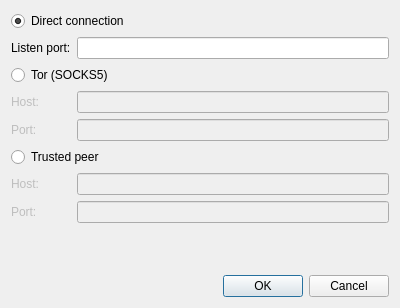
<?xml version="1.0" encoding="UTF-8"?>
<ui version="4.0">
 <class>Dialog</class>
 <widget class="QDialog" name="Dialog">
  <property name="geometry">
   <rect>
    <x>0</x>
    <y>0</y>
    <width>400</width>
    <height>308</height>
   </rect>
  </property>
  <property name="windowTitle">
   <string>Network Configuration</string>
  </property>
  <layout class="QVBoxLayout" name="verticalLayout">
   <item>
    <layout class="QFormLayout" name="formLayout_2">
     <property name="fieldGrowthPolicy">
      <enum>QFormLayout::AllNonFixedFieldsGrow</enum>
     </property>
     <item row="2" column="0" colspan="2">
      <widget class="QRadioButton" name="raNone">
       <property name="text">
        <string>Direct connection</string>
       </property>
       <property name="checked">
        <bool>true</bool>
       </property>
      </widget>
     </item>
     <item row="3" column="0">
      <widget class="QLabel" name="laListen">
       <property name="text">
        <string>Listen port:</string>
       </property>
      </widget>
     </item>
     <item row="3" column="1">
      <widget class="QLineEdit" name="liListen"/>
     </item>
     <item row="4" column="0" colspan="2">
      <widget class="QRadioButton" name="raTor">
       <property name="text">
        <string>Tor (SOCKS5)</string>
       </property>
      </widget>
     </item>
     <item row="5" column="0">
      <widget class="QLabel" name="laHost">
       <property name="enabled">
        <bool>false</bool>
       </property>
       <property name="text">
        <string>Host:</string>
       </property>
      </widget>
     </item>
     <item row="5" column="1">
      <widget class="QLineEdit" name="liHost">
       <property name="enabled">
        <bool>false</bool>
       </property>
      </widget>
     </item>
     <item row="6" column="0">
      <widget class="QLabel" name="laPort">
       <property name="enabled">
        <bool>false</bool>
       </property>
       <property name="text">
        <string>Port:</string>
       </property>
      </widget>
     </item>
     <item row="6" column="1">
      <widget class="QLineEdit" name="liPort">
       <property name="enabled">
        <bool>false</bool>
       </property>
      </widget>
     </item>
     <item row="7" column="0" colspan="2">
      <widget class="QRadioButton" name="raTrusted">
       <property name="text">
        <string>Trusted peer</string>
       </property>
      </widget>
     </item>
     <item row="8" column="1">
      <widget class="QLineEdit" name="liTrustedHost">
       <property name="enabled">
        <bool>false</bool>
       </property>
      </widget>
     </item>
     <item row="9" column="1">
      <widget class="QLineEdit" name="liTrustedPort">
       <property name="enabled">
        <bool>false</bool>
       </property>
      </widget>
     </item>
     <item row="9" column="0">
      <widget class="QLabel" name="laTrustedPort">
       <property name="enabled">
        <bool>false</bool>
       </property>
       <property name="text">
        <string>Port:</string>
       </property>
      </widget>
     </item>
     <item row="8" column="0">
      <widget class="QLabel" name="laTrustedHost">
       <property name="enabled">
        <bool>false</bool>
       </property>
       <property name="text">
        <string>Host:</string>
       </property>
      </widget>
     </item>
    </layout>
   </item>
   <item>
    <widget class="QDialogButtonBox" name="buttonBox">
     <property name="standardButtons">
      <set>QDialogButtonBox::Cancel|QDialogButtonBox::Ok</set>
     </property>
    </widget>
   </item>
  </layout>
 </widget>
 <resources/>
 <connections>
  <connection>
   <sender>buttonBox</sender>
   <signal>accepted()</signal>
   <receiver>Dialog</receiver>
   <slot>accept()</slot>
   <hints>
    <hint type="sourcelabel">
     <x>248</x>
     <y>254</y>
    </hint>
    <hint type="destinationlabel">
     <x>157</x>
     <y>274</y>
    </hint>
   </hints>
  </connection>
  <connection>
   <sender>buttonBox</sender>
   <signal>rejected()</signal>
   <receiver>Dialog</receiver>
   <slot>reject()</slot>
   <hints>
    <hint type="sourcelabel">
     <x>316</x>
     <y>260</y>
    </hint>
    <hint type="destinationlabel">
     <x>286</x>
     <y>274</y>
    </hint>
   </hints>
  </connection>
  <connection>
   <sender>raTor</sender>
   <signal>toggled(bool)</signal>
   <receiver>liHost</receiver>
   <slot>setEnabled(bool)</slot>
   <hints>
    <hint type="sourcelabel">
     <x>199</x>
     <y>60</y>
    </hint>
    <hint type="destinationlabel">
     <x>218</x>
     <y>91</y>
    </hint>
   </hints>
  </connection>
  <connection>
   <sender>raTor</sender>
   <signal>toggled(bool)</signal>
   <receiver>liPort</receiver>
   <slot>setEnabled(bool)</slot>
   <hints>
    <hint type="sourcelabel">
     <x>199</x>
     <y>60</y>
    </hint>
    <hint type="destinationlabel">
     <x>218</x>
     <y>124</y>
    </hint>
   </hints>
  </connection>
  <connection>
   <sender>raTor</sender>
   <signal>toggled(bool)</signal>
   <receiver>laHost</receiver>
   <slot>setEnabled(bool)</slot>
   <hints>
    <hint type="sourcelabel">
     <x>199</x>
     <y>60</y>
    </hint>
    <hint type="destinationlabel">
     <x>25</x>
     <y>91</y>
    </hint>
   </hints>
  </connection>
  <connection>
   <sender>raTor</sender>
   <signal>toggled(bool)</signal>
   <receiver>laPort</receiver>
   <slot>setEnabled(bool)</slot>
   <hints>
    <hint type="sourcelabel">
     <x>199</x>
     <y>60</y>
    </hint>
    <hint type="destinationlabel">
     <x>24</x>
     <y>124</y>
    </hint>
   </hints>
  </connection>
  <connection>
   <sender>raNone</sender>
   <signal>toggled(bool)</signal>
   <receiver>laListen</receiver>
   <slot>setEnabled(bool)</slot>
   <hints>
    <hint type="sourcelabel">
     <x>199</x>
     <y>32</y>
    </hint>
    <hint type="destinationlabel">
     <x>43</x>
     <y>63</y>
    </hint>
   </hints>
  </connection>
  <connection>
   <sender>raNone</sender>
   <signal>toggled(bool)</signal>
   <receiver>liListen</receiver>
   <slot>setEnabled(bool)</slot>
   <hints>
    <hint type="sourcelabel">
     <x>199</x>
     <y>32</y>
    </hint>
    <hint type="destinationlabel">
     <x>236</x>
     <y>63</y>
    </hint>
   </hints>
  </connection>
  <connection>
   <sender>raTrusted</sender>
   <signal>toggled(bool)</signal>
   <receiver>laTrustedPort</receiver>
   <slot>setEnabled(bool)</slot>
   <hints>
    <hint type="sourcelabel">
     <x>199</x>
     <y>182</y>
    </hint>
    <hint type="destinationlabel">
     <x>24</x>
     <y>243</y>
    </hint>
   </hints>
  </connection>
  <connection>
   <sender>raTrusted</sender>
   <signal>toggled(bool)</signal>
   <receiver>liTrustedPort</receiver>
   <slot>setEnabled(bool)</slot>
   <hints>
    <hint type="sourcelabel">
     <x>199</x>
     <y>182</y>
    </hint>
    <hint type="destinationlabel">
     <x>236</x>
     <y>243</y>
    </hint>
   </hints>
  </connection>
  <connection>
   <sender>raTrusted</sender>
   <signal>toggled(bool)</signal>
   <receiver>liTrustedHost</receiver>
   <slot>setEnabled(bool)</slot>
   <hints>
    <hint type="sourcelabel">
     <x>199</x>
     <y>182</y>
    </hint>
    <hint type="destinationlabel">
     <x>236</x>
     <y>212</y>
    </hint>
   </hints>
  </connection>
  <connection>
   <sender>raTrusted</sender>
   <signal>toggled(bool)</signal>
   <receiver>laTrustedHost</receiver>
   <slot>setEnabled(bool)</slot>
   <hints>
    <hint type="sourcelabel">
     <x>199</x>
     <y>182</y>
    </hint>
    <hint type="destinationlabel">
     <x>25</x>
     <y>212</y>
    </hint>
   </hints>
  </connection>
 </connections>
</ui>
